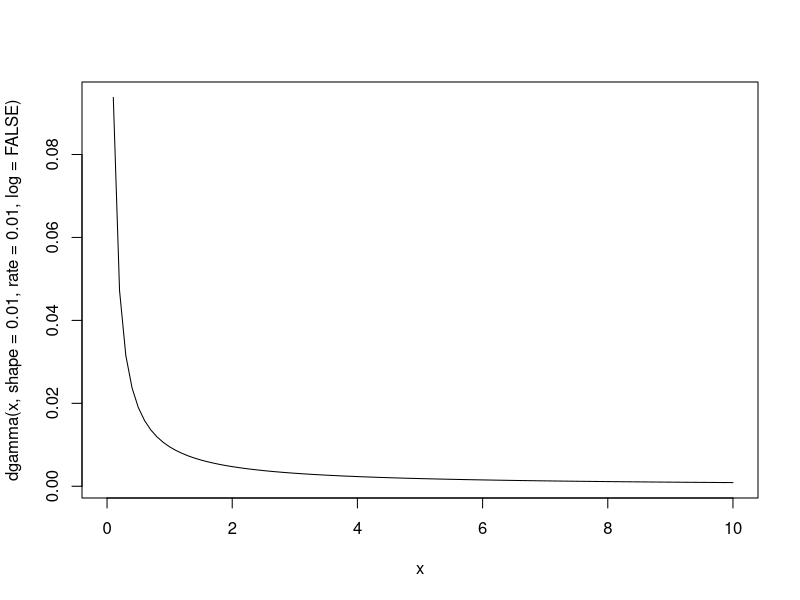
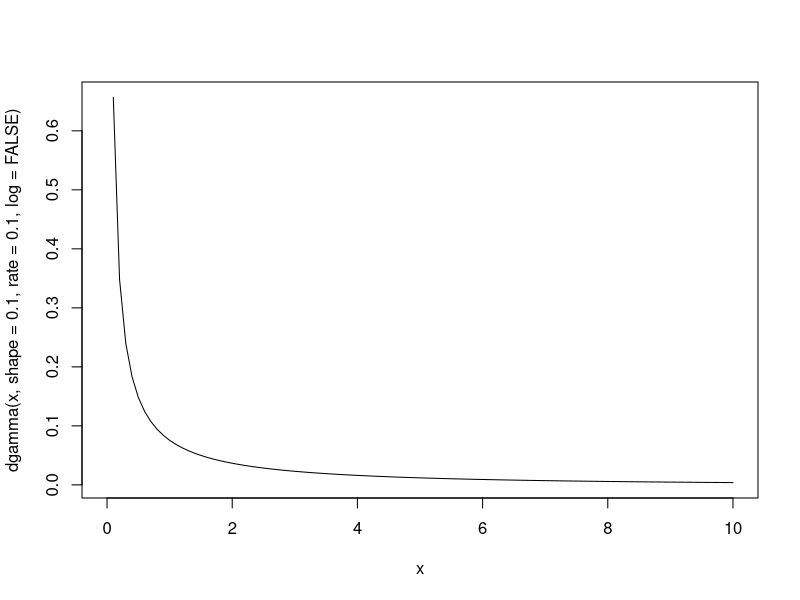
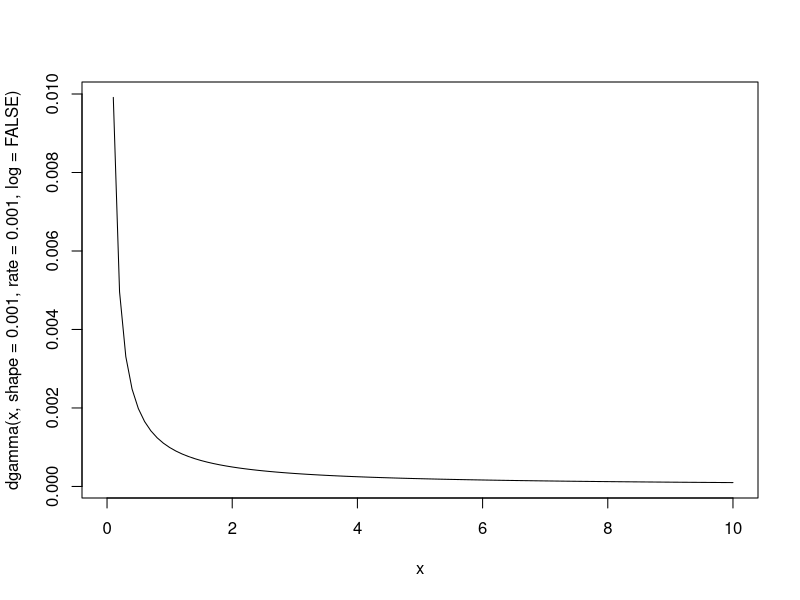
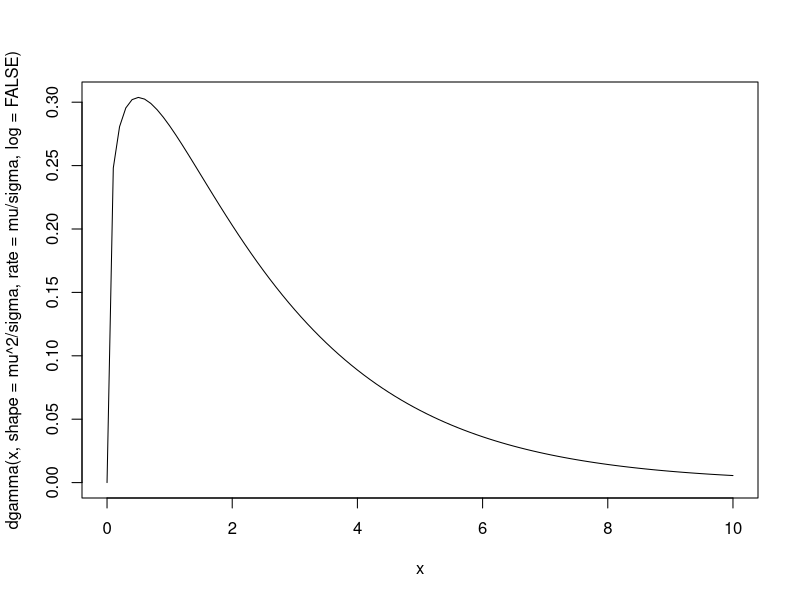
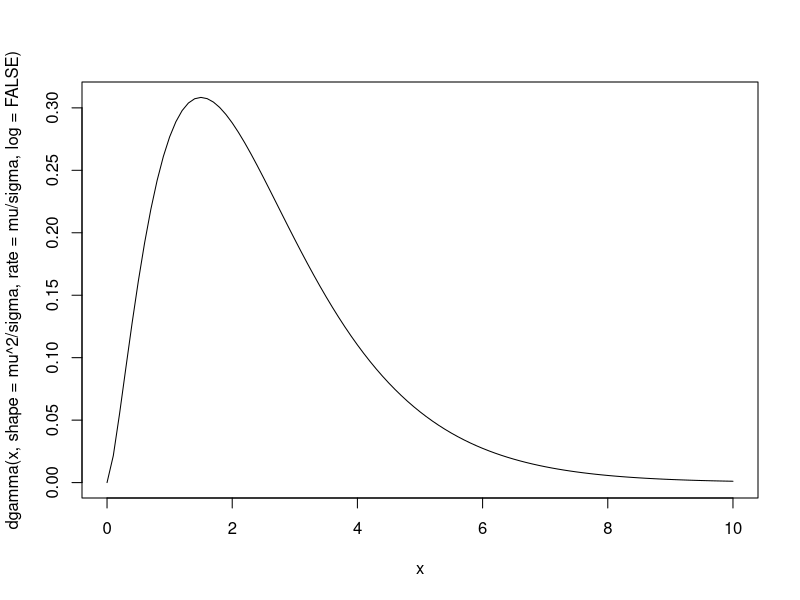
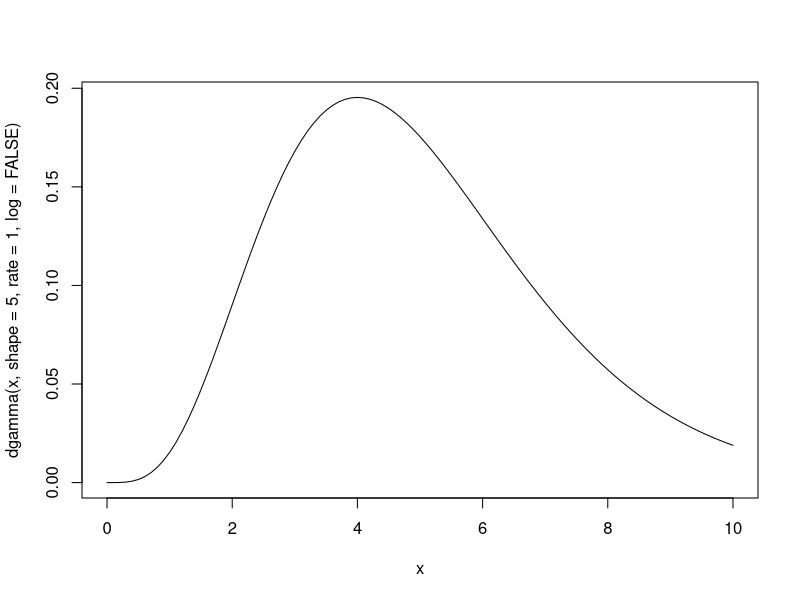
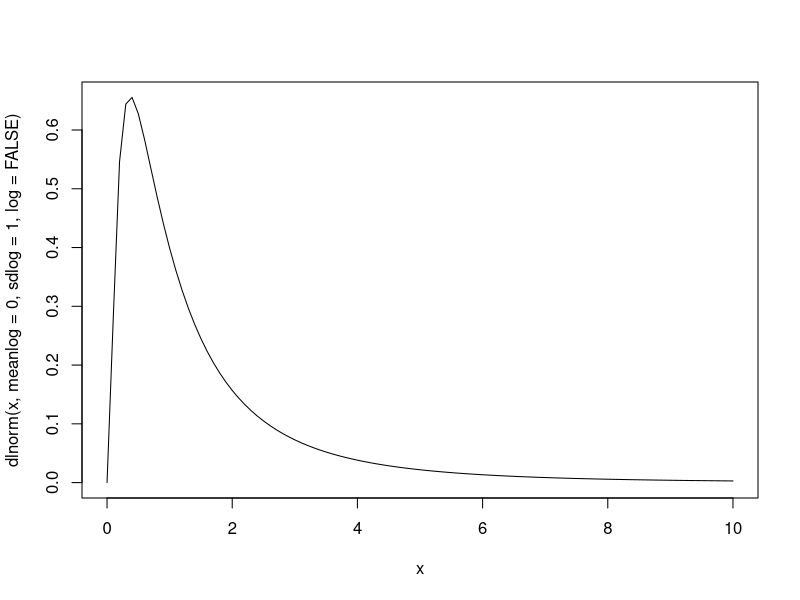
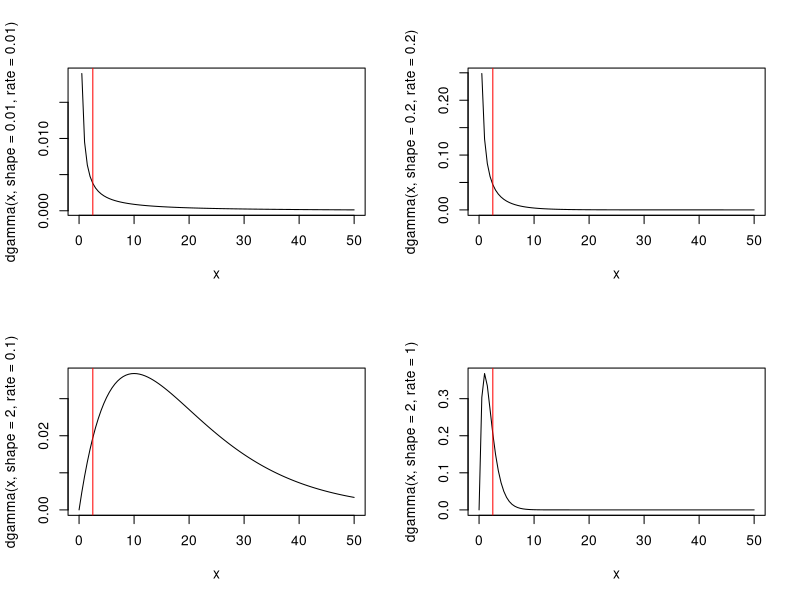

Write R code to recreate these figures, in order.
### Investigating the shape of the various priors considered

### Gamma priors most often used
curve(dgamma(x, shape = 0.01, rate = 0.01, log = FALSE),from=0,to=10) #shape rate param as in JAGS
curve(dgamma(x, shape = 0.1, rate = 0.1, log = FALSE),from=0,to=10)
curve(dgamma(x, shape = 0.001, rate = 0.001, log = FALSE),from=0,to=10)
# No peak anywhere -- perhaps difficult to then find a max in a posteriori distrib
### In JAGS dgamma(shape, rate too) p. 45 of JAGS Version 4.3.0 user manual 

mu = 2.5
sigma = 5
curve(dgamma(x, shape = mu^2/sigma, rate = mu/sigma, log = FALSE),from=0,to=10)
mu = 2.5
sigma = 2.5 
curve(dgamma(x, shape = mu^2/sigma, rate = mu/sigma, log = FALSE),from=0,to=10)
# Now a peak appears
curve(dgamma(x, shape = 5, rate = 1, log = FALSE),from=0,to=10)

curve(dlnorm(x, meanlog = 0, sdlog = 1, log = FALSE),from=0,to=10)

### Multipanel to compare 

### Priors gamma
par(mfrow=c(2,2))
curve(dgamma(x, shape = 0.01, rate = 0.01),from=0,to=50)
abline(v=2.5,col="red")
curve(dgamma(x, shape = 0.2, rate = 0.2),from=0,to=50)
abline(v=2.5,col="red")
curve(dgamma(x, shape = 2, rate = 0.1),from=0,to=50)
abline(v=2.5,col="red")
curve(dgamma(x, shape = 2, rate = 1),from=0,to=50)
abline(v=2.5,col="red")

### Priors log-normal
curve(dlnorm(x, 1, 100),from=0,to=50)
abline(v=2.5,col="red")
curve(dlnorm(x, 1, 10),from=0,to=50)
abline(v=2.5,col="red")
curve(dlnorm(x, 1, 2),from=0,to=50)
abline(v=2.5,col="red")
curve(dlnorm(x, 1, 0.5),from=0,to=50)
abline(v=2.5,col="red")
